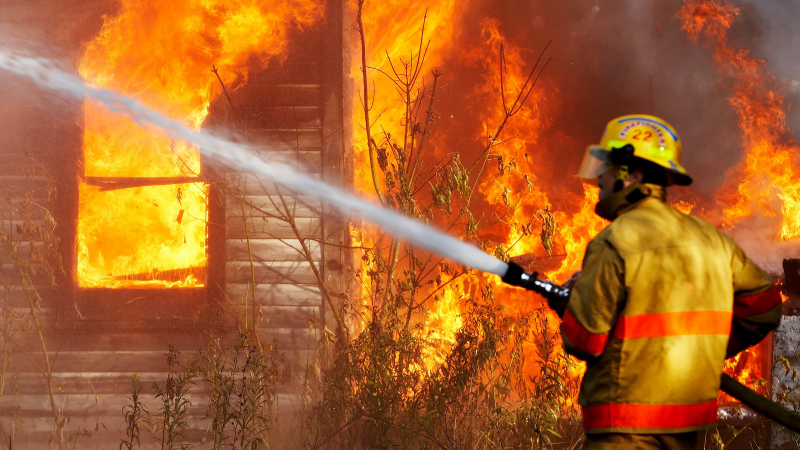
%> input picture David_Dominguez_Hooper_proj3/1.1_fire.jpg, 1600 x 900 px (shown at 1/2 size)
$ octave proj3.m   (GNU Octave 9; MATLAB toolbox functions it lacks are replaced by stand-ins)
%> lines starting %> are read from the running program, lines starting %| are printed output that depends on the picture
### David_Dominguez_Hooper_proj3/sharpenImage.m

function sharpenImage(name)
%> called with name = './1.1_fire.jpg'
    im = im2double(imread(name));
    sigma = [5 5];

    [gR, gG, gB] = blurImage(name, sigma);
%> in blurImage, `blue = im(:,:,3);`:
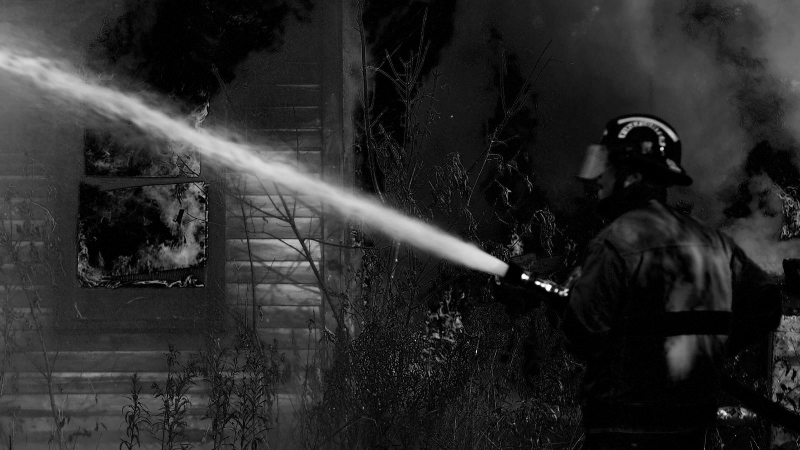
%> blue: size 900x1600 double (shown at 1/2 size); min 0, max 1, mean 0.161
%> in blurImage, `gR = imgaussfilt(red, sigma);`:
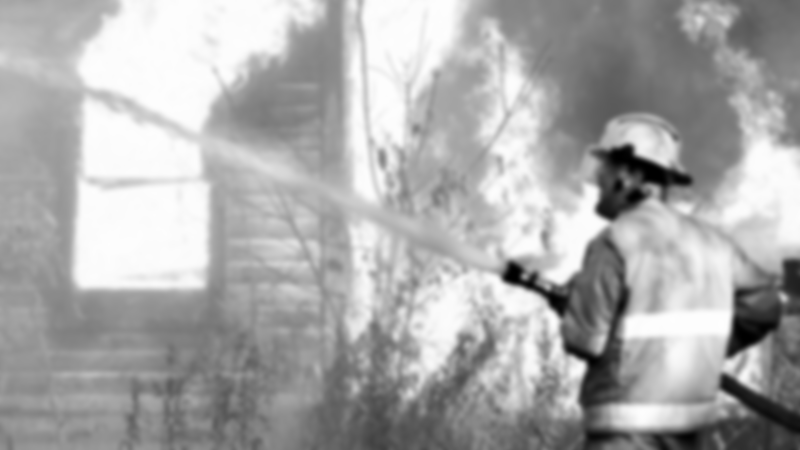
%> gR: size 900x1600 double (shown at 1/2 size); min 0, max 0.997, mean 0.669
%> in blurImage, `gG = imgaussfilt(green, sigma);`:
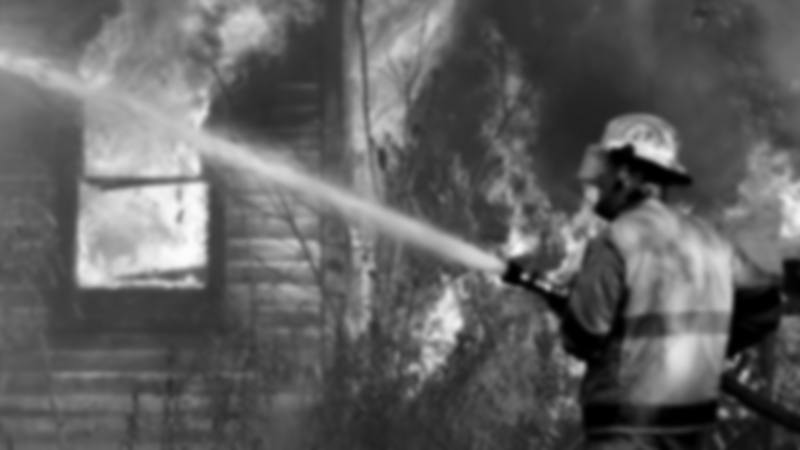
%> gG: size 900x1600 double (shown at 1/2 size); min 0, max 0.992, mean 0.38

    imB = cat(3, gR, gG, gB);
    imwrite(imB,[name(1:end-4)  '_blurred.jpg']);

    detail = im - imB;
    imwrite(detail,[name(1:end-4)  '_high-frequency.jpg']);
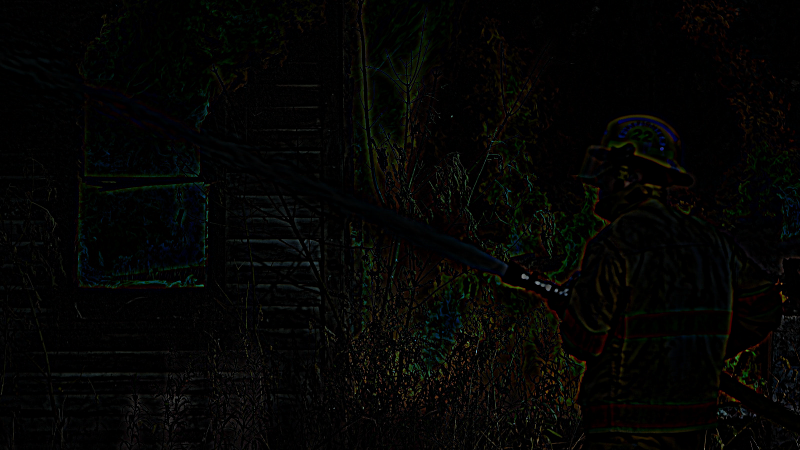
%> saved as 1.1_fire_high-frequency.jpg: size 900x1600x3 uint8 (shown at 1/2 size); mean R, G, B 4.4, 4.6, 3.4

    alpha = 3;

    sharpened = im + alpha*detail;
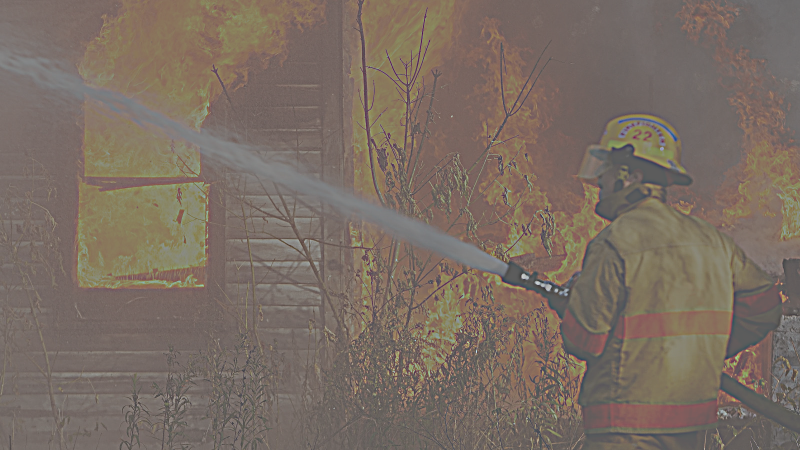
%> sharpened: size 900x1600x3 double (shown at 1/2 size); mean R, G, B 0.669, 0.38, 0.161; mean of the top-left, top-right, bottom-left and bottom-right quarters 0.517, 0.359, 0.391, 0.347; drawn with min black and max white
    imwrite(sharpened,[name(1:end-4)  '_sharpened.jpg']);
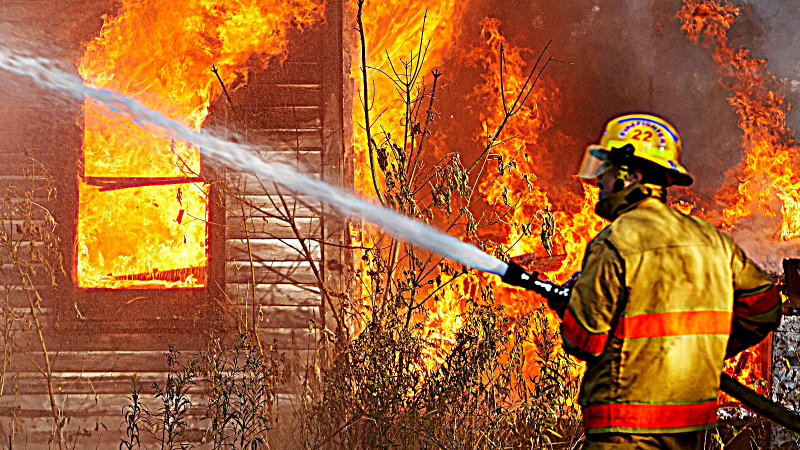
%> saved as 1.1_fire_sharpened.jpg: size 900x1600x3 uint8 (shown at 1/2 size); mean R, G, B 166.8, 98.7, 46.2
end
function [gR, gG, gB] = blurImage(name, sigma)
    im = im2double(imread(name));
    red = im(:,:,1); % Red channel
    green = im(:,:,2); % Green channel
    blue = im(:,:,3); % Blue channel

    gR = imgaussfilt(red, sigma);
    gG = imgaussfilt(green, sigma);
    gB = imgaussfilt(blue, sigma);

end

### David_Dominguez_Hooper_proj3/process.m
function im12 = process(name1, name2)
%> called with name1 = '1.2_man.jpg', name2 = '1.2_harry.jpg'
    im1C = im2single(imread(name1));
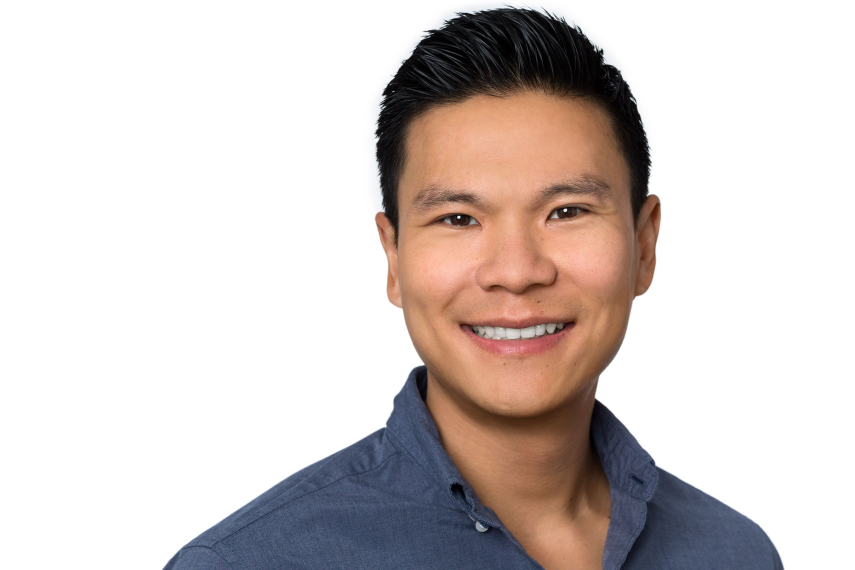
%> input picture David_Dominguez_Hooper_proj3/1.2_man.jpg, 1710 x 1140 px (shown at 1/2 size)
%> the run ends on the next line
    im2C = im2single(imread(name2));

    % use this if you want to align the two images (e.g., by the eyes) and crop
    % them to be of same size
    [im2C, im1C] = align_images(im2C, im1C);

    im1 = rgb2gray(im1C);
    im2 = rgb2gray(im2C);

    imwrite(im1,[name1(1:end-4)  '_grayed.jpg']);
    imagesc(log(abs(fftshift(fft2(im1)))));
    saveas(gcf,[name1(1:end-4) '_fft.jpg'],'jpg');

    imwrite(im2,[name2(1:end-4)  '_grayed.jpg']);
    imagesc(log(abs(fftshift(fft2(im2)))));
    saveas(gcf,[name2(1:end-4) '_fft.jpg'],'jpg');

    % uncomment this when debugging hybridImage so that you don't have to keep aligning
    % keyboard;

    %% Choose the cutoff frequencies and compute the hybrid image (you supply
    %% this code)
    hybridImage(im1, im2, name1, name2, false);
    im12 = hybridImage(im1C, im2C, name1, name2, true);
end

% [34 lines left out: function hybridImage, not called in this run]

### David_Dominguez_Hooper_proj3/proj3.m
% CS194-26 (cs219-26): Project 3
% David Dominguez Hooper 24828373

close all; % closes all figures

% PART 1.1: Warmup

% name of the input file
imname = char("./1.1_fire.jpg");

sharpenImage(imname);

% PART 1.2: Hybrid Images

% read images and convert to single format
imname = ["1.2_man.jpg", "1.2_harry.jpg", "1.2_earth.jpg", "1.2_mars.jpg", "1.2_dog.jpg", "1.2_wolf.jpg"];

i = 1;

while i < length(imname)
    im12 = process(imname{i}, imname{i+1});
